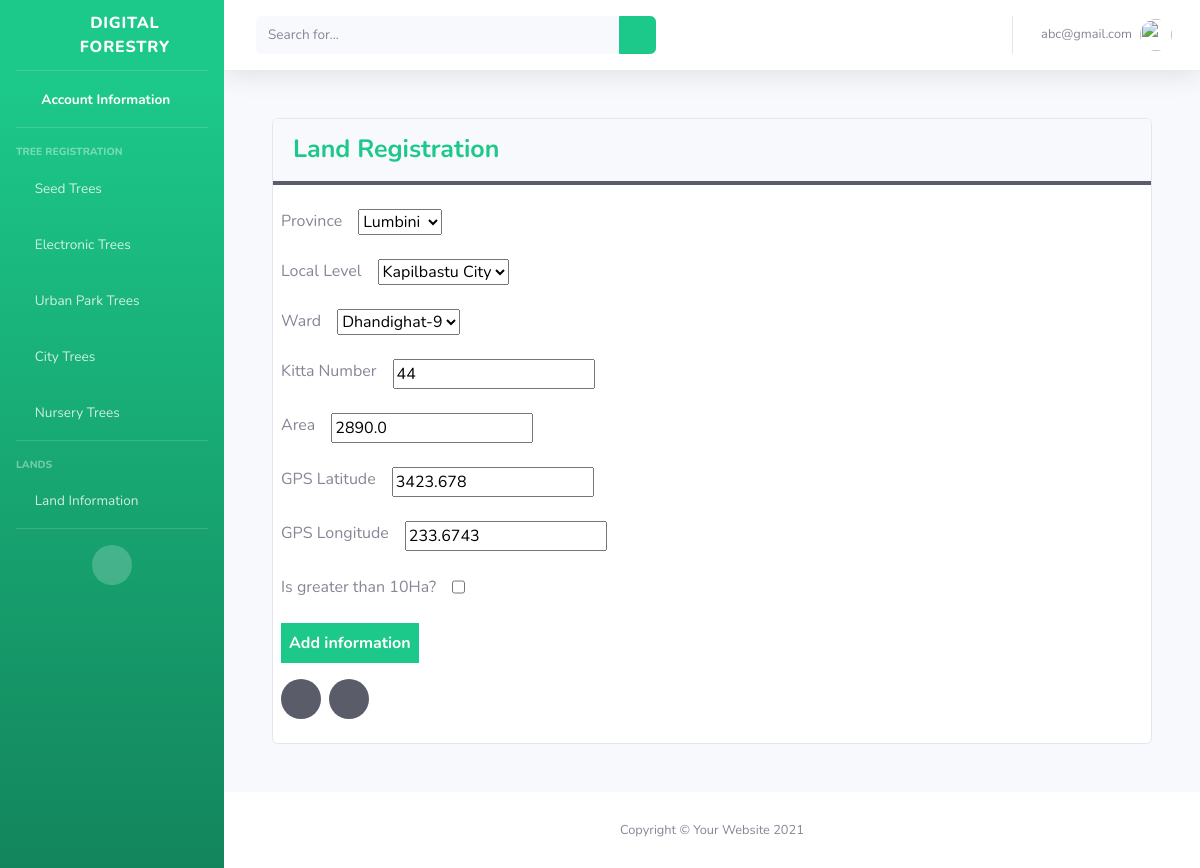
The page /home/land-information/edit/3 (signed in) on the database as committed earlier.
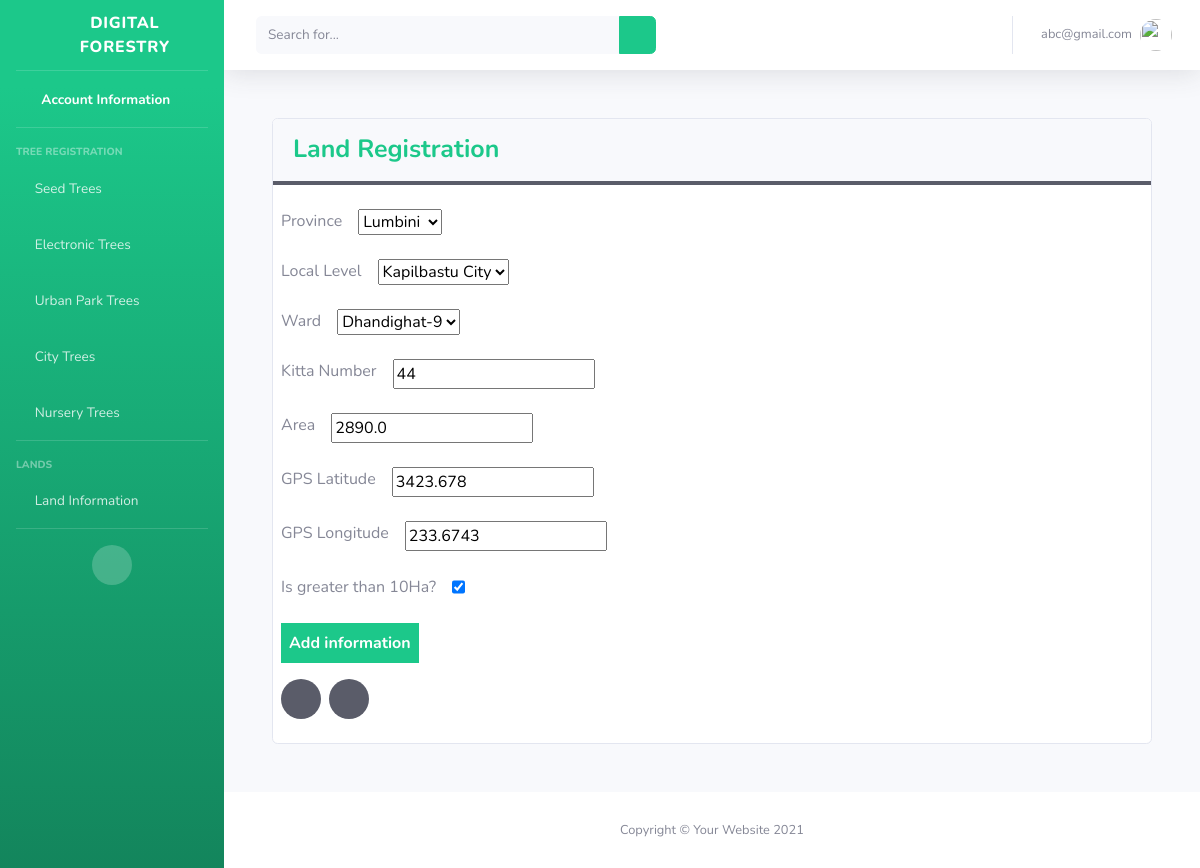
The same page on the database as committed later.
### main/models.py (models this page shows)
class LandInformation(models.Model):
    user = models.ForeignKey(CustomUser, on_delete=models.CASCADE)
    province = models.ForeignKey(Province,on_delete=models.CASCADE)
    local_level = models.ForeignKey(LocalLevel, on_delete=models.CASCADE)
    ward = models.ForeignKey(Ward, on_delete=models.CASCADE)
    kitta_number = models.CharField(max_length=200)
    area = models.FloatField()
    gps_longitude = models.FloatField()
    gps_latitude = models.FloatField()
    is_greater_than_10Ha = models.BooleanField(default=False)

### main/views.py (the view)
# urls.py: path('home/land-information/edit/<int:land_information_id>', views.land_information_edit, name="land_information_edit"),
@login_required(login_url="/")
def land_information_edit(request, land_information_id):
    try:
        land_information_instance = get_object_or_404(LandInformation, pk=land_information_id)
        if request.method == "POST":
            form = LandInformationForm(request.POST, instance=land_information_instance)
            if form.is_valid():
                form.save()
                return redirect("main:land_information")
        form = LandInformationForm(instance=land_information_instance)
        return render(request, 'main/landinfoform.html', {"form":form})
    except Exception as e:
        print(e)
        return render(request, "main/landinfo.html", {})

### main/custom_auth_backend.py (called while the page is built)
    def get_user(self, user_id):
        try:
            return CustomUser.objects.get(pk=user_id)
        except CustomUser.DoesNotExist:
            return None

### main/models.py (called while the page is built)
    def __str__(self):
        return self.name

    def __str__(self):
        return self.name

    def __str__(self):
        return self.name

### main/templates/main/landinfoform.html (shortened to what this page needs)
{% extends "signups/base.html" %}
{% load static %}
  {% block content %}
  <body>
    <div class="card m-5">
      <div class="card-header font-weight-bold text-success border-bottom-dark">
        Land Registration
      </div>
      <div class="content p-2">
        <form
          method="POST"
          id="landForm"
          local-level-data-url="{% url 'main:ajax_load_local_level' %}"
          ward-data-url="{% url 'main:ajax_load_ward' %}"
        >
          <div class="mt-3">
            <div class="input-box d-flex mb-4">
              <span class="mr-3">Province</span>
              {{ form.province }}
            </div>
            <div class="input-box d-flex mb-4">
              <span class="mr-3">Local Level</span>
              {{ form.local_level }}
            </div>
            <div class="input-box d-flex mb-4">
              <span class="mr-3">Ward</span>
              {{ form.ward }}
            </div>
            <div class="input-box d-flex mb-4">
              <span class="mr-3">Kitta Number</span>
              {{ form.kitta_number }}
            </div>
            <div class="input-box d-flex mb-4">
              <span class="mr-3">Area</span>
              {{ form.area }}
            </div>
            <div class="input-box d-flex mb-4">
              <span class="mr-3">GPS Latitude</span>
              {{ form.gps_latitude }}
            </div>
            <div class="input-box d-flex mb-4">
              <span class="mr-3">GPS Longitude</span>
              {{ form.gps_longitude }}
            </div>
            <div class="input-box d-flex mb-4">
              <span class="mr-3">Is greater than 10Ha?</span>
              {{ form.is_greater_than_10Ha }}
            </div>
          </div>
          <div class="mb-3">
            <input
              type="submit"
              value="Add information"
              class="btn-success border-0 p-2 font-weight-bold"
            />
          </div>
          <div class="d-flex">
            <p> <a href="{%url 'main:land_information'%}" class="text-dark btn-dark btn-circle  text-gray-100 mr-2"><i class="fa fa-chevron-left"></i></a></p>
            <p> <a href="{%url 'main:home'%}" class="text-dark btn-dark btn-circle  text-gray-100"><i class="fa fa-home"></i></a></p>
          </div>
        </form>
      </div>
    </div>
  </body>
  {% endblock %}

Rows that differ between the two databases and show on the page:
changed LandInformation "Lumbini": is_greater_than_10Ha "☐" → "☑"
